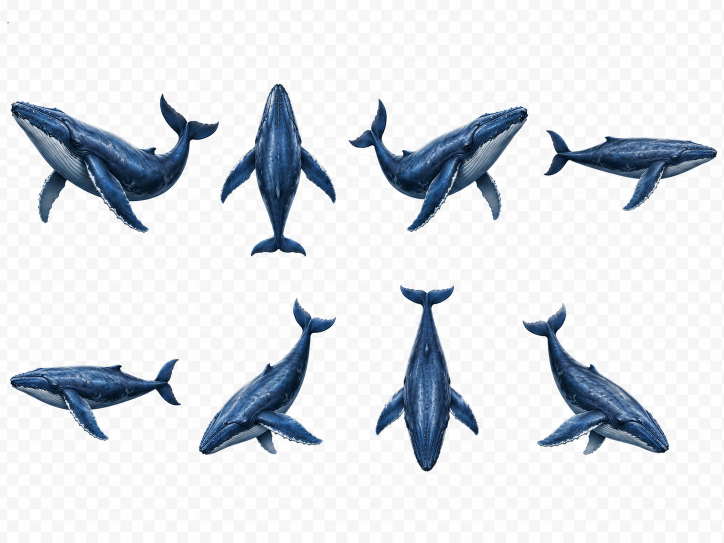
#> input picture assets/ikan-paus/ChatGPT Image 20 Mei 2026, 09.14.34.png, 1448 x 1086 px (shown at 1/2 size)
$ python process_whale_fish.py
#> lines starting #> are read from the running program, lines starting #| are printed output that depends on the picture; after the words box and inside, x2 and y2 are one past the last pixel; in counts of white or black regions, pixels touching at a corner belong together
from __future__ import annotations

from collections import deque
from dataclasses import dataclass
from pathlib import Path

import numpy as np
from PIL import Image, ImageDraw


@dataclass
class Component:
    area: int
    min_x: int
    min_y: int
    max_x: int
    max_y: int
    pixels: np.ndarray

    @property
    def cx(self) -> float:
        return (self.min_x + self.max_x) / 2.0

    @property
    def cy(self) -> float:
        return (self.min_y + self.max_y) / 2.0


def connected_components(mask: np.ndarray) -> list[Component]:
    h, w = mask.shape
    vis = np.zeros((h, w), dtype=np.uint8)
    comps: list[Component] = []
    for y in range(h):
        for x in range(w):
            if not mask[y, x] or vis[y, x]:
                continue
            q = deque([(y, x)])
            vis[y, x] = 1
            pts = []
            min_x = max_x = x
            min_y = max_y = y
            while q:
                cy, cx = q.popleft()
                pts.append((cy, cx))
                min_x = min(min_x, cx)
                max_x = max(max_x, cx)
                min_y = min(min_y, cy)
                max_y = max(max_y, cy)
                for ny, nx in ((cy - 1, cx), (cy + 1, cx), (cy, cx - 1), (cy, cx + 1)):
                    if 0 <= ny < h and 0 <= nx < w and mask[ny, nx] and not vis[ny, nx]:
                        vis[ny, nx] = 1
                        q.append((ny, nx))
            px = np.array(pts, dtype=np.int32)
            comps.append(Component(px.shape[0], min_x, min_y, max_x, max_y, px))
    return comps


def main() -> None:
    root = Path(__file__).resolve().parents[1]
    src = root / "assets" / "ikan-paus" / "ChatGPT Image 20 Mei 2026, 09.14.34.png"
    out_dir = root / "assets" / "fish" / "whale"
    out_dir.mkdir(parents=True, exist_ok=True)

    rgb = np.array(Image.open(src).convert("RGB"))
#> rgb is the input picture: shape (1086, 1448, 3); mean R, G, B 219.9, 224, 228.9
    h, w = rgb.shape[:2]
#> h = 1086; w = 1448
    max_ch = rgb.max(axis=2).astype(np.int16)
    min_ch = rgb.min(axis=2).astype(np.int16)
    chroma = max_ch - min_ch

    fg = chroma > 22
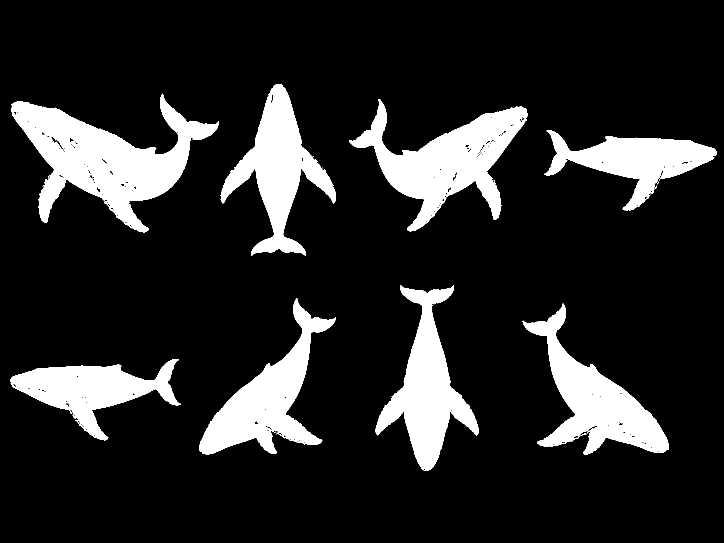
#> fg: shape (1086, 1448) bool (shown at 1/2 size); 15.2% white; 18 white regions (10 under 20 px), largest, box (x1, y1, x2, y2) and area: (22, 187, 438, 465) 45050, (698, 198, 1056, 463) 35057, (1045, 607, 1338, 909) 29451
    comps = sorted(connected_components(fg), key=lambda c: c.area, reverse=True)[:8]
#> comps = 8 items
    if len(comps) != 8:
        raise RuntimeError(f"Expected 8 whale objects, found {len(comps)}")

    # Urutan grid 4 atas + 4 bawah
    c_sorted = sorted(comps, key=lambda c: c.cy)
#> c_sorted = 8 items
    row1 = sorted(c_sorted[:4], key=lambda c: c.cx)
#> row1 = 4 items
    row2 = sorted(c_sorted[4:], key=lambda c: c.cx)
#> row2 = 4 items
    ordered = row1 + row2
#> ordered = 8 items

    names = [
        "fish-up-left.png",
        "fish-up.png",
        "fish-up-right.png",
        "fish-right.png",
        "fish-left.png",
        "fish-down-left.png",
        "fish-down.png",
        "fish-down-right.png",
    ]

    alpha_soft = np.clip((chroma - 2) * 20, 0, 255).astype(np.uint8)
    pad = 20
    crops = []
    for c in ordered:
        x1 = max(0, c.min_x - pad)
        y1 = max(0, c.min_y - pad)
        x2 = min(w - 1, c.max_x + pad)
        y2 = min(h - 1, c.max_y + pad)
        crop_rgb = rgb[y1 : y2 + 1, x1 : x2 + 1]
        crop_alpha = alpha_soft[y1 : y2 + 1, x1 : x2 + 1].copy()
        solid = np.zeros_like(crop_alpha, dtype=np.uint8)
        for py, px in c.pixels:
            ly = py - y1
            lx = px - x1
            if 0 <= ly < solid.shape[0] and 0 <= lx < solid.shape[1]:
                solid[ly, lx] = 255
        crop_alpha = np.maximum(crop_alpha, solid)
        crops.append(Image.fromarray(np.dstack([crop_rgb, crop_alpha]), "RGBA"))
#> this loop made 8 passes
#> (x1, y1, x2, y2) on passes 1 to 8: (2, 167, 457, 484), (421, 148, 691, 531), (678, 178, 1075, 482), (1068, 240, 1447, 440), (0, 698, 381, 900), (378, 576, 691, 929), (731, 550, 976, 961), (1025, 587, 1357, 928)
#> pass 1, in main, `crop_alpha = alpha_soft[y1 : y2 + 1, x1 : x2 + 1].copy()`:
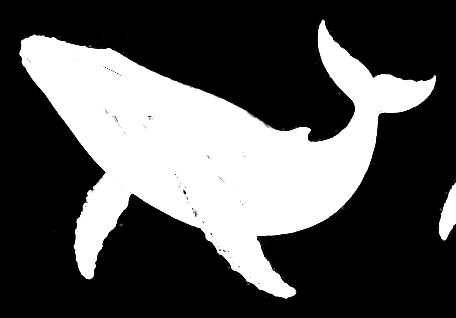
#> crop_alpha: shape (318, 456); min 0, max 255, mean 83.7
#> after the loop:
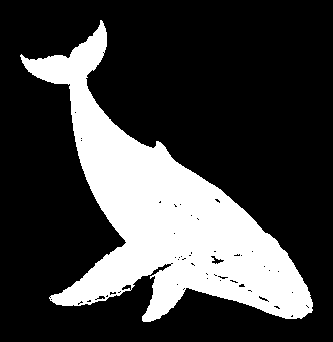
#> solid: shape (342, 333); 25.8% white; 1 white region, box (x1, y1, x2, y2) and area: (20, 20, 313, 322) 29422
#> after the loop, crops = 8 items

    max_w = max(im.width for im in crops)
#> max_w = 456
    max_h = max(im.height for im in crops)
#> max_h = 412
    outputs = []
    for name, im in zip(names, crops):
        canvas = Image.new("RGBA", (max_w, max_h), (0, 0, 0, 0))
        ox = (max_w - im.width) // 2
        oy = (max_h - im.height) // 2
        canvas.paste(im, (ox, oy), im)
        p = out_dir / name
        canvas.save(p)
        outputs.append(p)
#> this loop made 8 passes
#> (name, ox, oy) on passes 1 to 8: ('fish-up-left.png', 0, 47), ('fish-up.png', 92, 14), ('fish-up-right.png', 29, 53), ('fish-right.png', 38, 105), ('fish-left.png', 37, 104), ('fish-down-left.png', 71, 29), ('fish-down.png', 105, 0), ('fish-down-right.png', 61, 35)
#> pass 1, in main, `canvas.save(p)`:
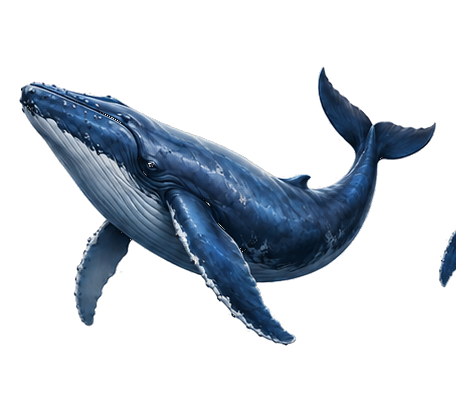
#> saved as fish-up-left.png: PIL image 456x412 RGBA; mean R, G, B, A 15.3, 21.5, 28.8, 64.2; transparent parts drawn white
#> after the loop:
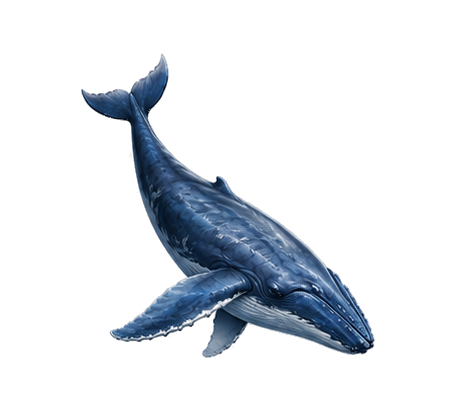
#> canvas: PIL image 456x412 RGBA; mean R, G, B, A 11.1, 15.2, 20.1, 41.3; transparent parts drawn white
#> after the loop, outputs = 8 items

    preview = Image.new("RGBA", (max_w * 4, (max_h + 24) * 2), (22, 26, 32, 255))
    draw = ImageDraw.Draw(preview)
    labels = ["up-left", "up", "up-right", "right", "left", "down-left", "down", "down-right"]
    for i, p in enumerate(outputs):
        sp = Image.open(p).convert("RGBA")
        col = i % 4
#> col = 0
        row = i // 4
#> row = 0
        x = col * max_w
#> x = 0
        y = row * (max_h + 24)
#> y = 0
        preview.alpha_composite(sp, (x, y))
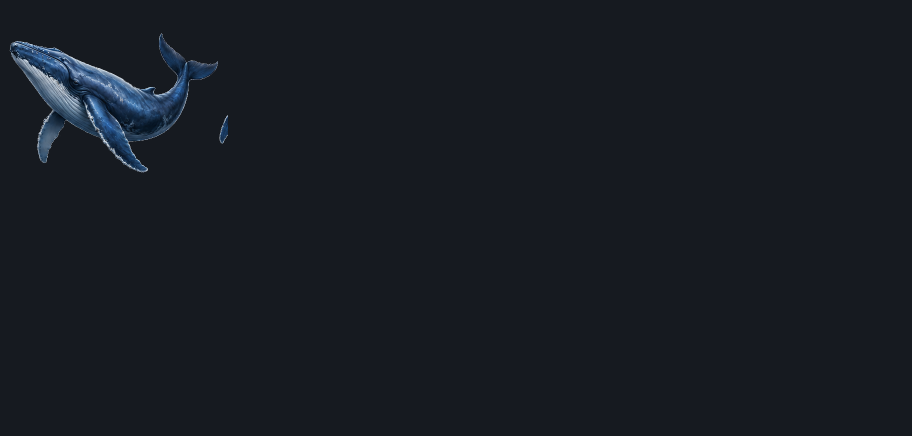
#> preview: PIL image 1824x872 RGBA (shown at 1/2 size); mean R, G, B, A 23.1, 27.7, 34.4, 255
        draw.text((x + 8, y + max_h + 4), labels[i], fill=(235, 240, 245, 255))
    preview_path = out_dir / "fish-contact-sheet.png"
    preview.save(preview_path)
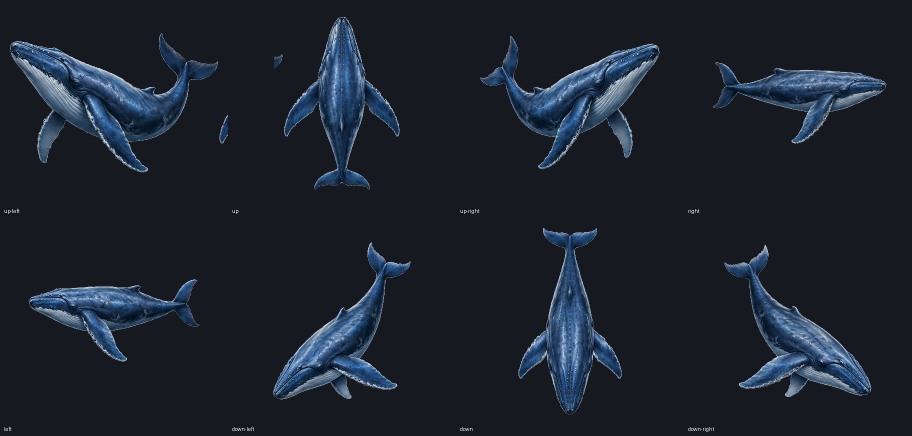
#> saved as fish-contact-sheet.png: PIL image 1824x872 RGBA (shown at 1/2 size); mean R, G, B, A 27.9, 35.3, 45.2, 255

    print(f"SOURCE: {src}")
    print("OUTPUTS:")
    for p in outputs:
        print(f"- {p}")
#> this loop made 8 passes
#| - assets/fish/whale/fish-up-left.png
#| - assets/fish/whale/fish-up.png
#| - assets/fish/whale/fish-up-right.png
#| - assets/fish/whale/fish-right.png
#| - assets/fish/whale/fish-left.png
#| - assets/fish/whale/fish-down-left.png
#| - assets/fish/whale/fish-down.png
#| - assets/fish/whale/fish-down-right.png
    print(f"PREVIEW: {preview_path}")
#| PREVIEW: assets/fish/whale/fish-contact-sheet.png
    print(
        "METHOD: chroma-based alpha mask removes checkerboard, connected-components detects 8 whales, padded crop prevents fin/tail clipping, centered unified RGBA canvases."
    )


if __name__ == "__main__":
    main()
